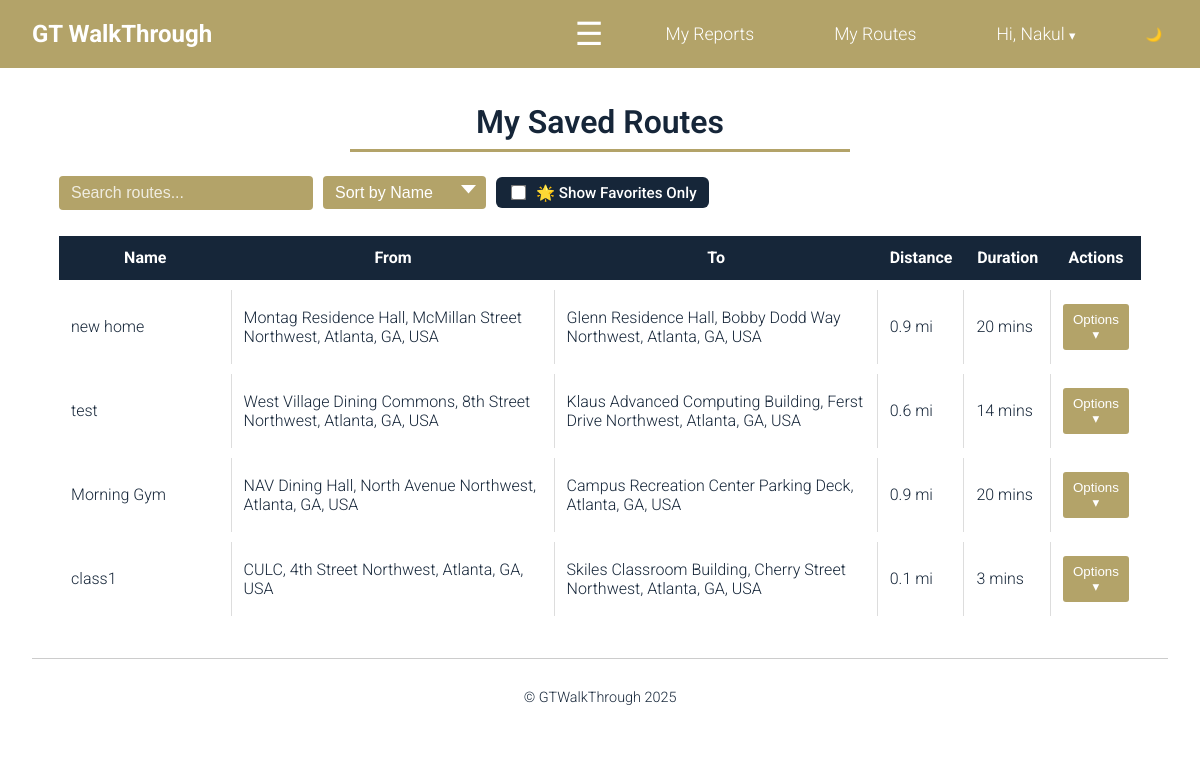
/my_routes/ (signed in), run on the app's committed database.
### gtwt_app/models.py (models this page shows, shortened)
class SavedRoute(models.Model):
    user          = models.ForeignKey(User, on_delete=models.CASCADE, related_name='saved_routes')
    name          = models.CharField(max_length=100)
    origin        = models.CharField(max_length=255)
    destination   = models.CharField(max_length=255)
    travel_mode   = models.CharField(max_length=20)
    steps         = models.JSONField()
    distance_text = models.CharField(max_length=50)
    duration_text = models.CharField(max_length=50)
    created_at    = models.DateTimeField(auto_now_add=True)
    is_favorite = models.BooleanField(default=False)

### gtwt_app/views.py (the view)
# urls.py: path('my_routes/', views.my_routes, name='my_routes'),
@login_required
def my_routes(request):
    routes = SavedRoute.objects.filter(user=request.user).order_by('-is_favorite', '-created_at')
    for r in routes:
        if r.steps:
            r.steps_json = json.dumps(r.steps, cls=DjangoJSONEncoder).replace('"', '&quot;')
        else:
            r.steps_json = "[]" #fallback
    return render(request, 'my_routes.html', {'routes': routes})

### gtwt_app/templates/my_routes.html (shortened to what this page needs)
{% extends "base.html" %}
{% load static %}
 {% block content %}
<div style="padding: 0 1rem">
  <h2 class="page-heading">My Saved Routes</h2>
  {% if routes %}
  <div class="table-wrapper">
    <div class="search-sort-container">
      <input type="text" id="searchInput" placeholder="Search routes..." />
      <select id="sortSelect">
        <option value="name">Sort by Name</option>
      </select>
      <label
        for="favoritesOnlyToggle"
        style="
          display: flex;
          align-items: center;
          gap: 8px;
          padding: 6px 12px;
          border-radius: 6px;
          background-color: var(--clr-GT-blue);
          color: white;
          cursor: pointer;
          font-weight: 500;
          font-size: 0.95rem;
          user-select: none;
        "
      >
        <input
          type="checkbox"
          id="favoritesOnlyToggle"
          style="
            transform: scale(1.2);
            accent-color: var(--clr-GT-gold);
            cursor: pointer;
          "
        />
        🌟 Show Favorites Only
      </label>
    </div>
    <table class="route-table" id="routesTable">
      <thead>
        <tr>
          <th style="width: 16%">Name</th>
          <th style="width: 30%">From</th>
          <th style="width: 30%">To</th>
          <th style="width: 8%">Distance</th>
          <th style="width: 8%">Duration</th>
          <th style="width: 8%">Actions</th>
        </tr>
      </thead>
      <tbody>
        {% for r in routes %}
        <tr data-route-id="{{ r.id }}">
          <td>
            <span class="route-name">{{ r.name }}</span>
          </td>
          <td>{{ r.origin }}</td>
          <td>{{ r.destination }}</td>
          <td class="distance">{{ r.distance_text }}</td>
          <td class="duration">{{ r.duration_text }}</td>
          <td>
            <div class="dropdown-wrapper">
              <button class="route-btn actions-dropdown-btn">Options ▾</button>
            </div>
          </td>
        </tr>
        {% endfor %}
      </tbody>
    </table>
  </div>
  {% else %}
  <p>You haven’t saved any routes yet.</p>
  {% endif %} {% endblock %}

### gtwt_app/templates/base.html (shortened to what this page needs)
<!DOCTYPE html>
<html lang="en">
  <head>
    {% load static %}
    <link rel="stylesheet" href="{% static 'css/style.css' %}" />
  </head>
  <body>
    <header>
      <nav class="navbar">
        <div style="display: flex; align-items: center; gap: 0.5rem">
          <a
            href="{% url 'home' %}"
            class="navbar-brand"
            style="
              color: white;
              text-decoration: none;
              font-weight: bold;
              font-size: 1.5rem;
            "
          >
            GT WalkThrough
          </a>
        </div>
        <button
          id="hamburger"
          style="
            background: none;
            border: none;
            color: white;
            font-size: 2rem;
            cursor: pointer;
          "
        >
          &#9776;
        </button>
        <ul
          class="nav-links"
          id="nav-links"
          style="list-style: none; margin: 0; align-items: center"
        >
          {% if user.is_authenticated %}
          <li>
            <a href="{% url 'my_reports' %}" class="nav-link-spacious"
              >My Reports</a
            >
          </li>
          <li>
            <a href="{% url 'my_routes' %}" class="nav-link-spacious"
              >My Routes</a
            >
          </li>
          <li style="position: relative; list-style: none">
            <a
              href="#"
              id="dropdownButton"
              style="
                color: white;
                text-decoration: none;
                padding: 0.5rem 1rem;
                display: inline-block;
                border-radius: 5px;
              "
            >
              Hi, {{ user.first_name }}
              <span style="font-size: 0.8rem">&#9662;</span>
            </a>
          </li>
          <button
            id="theme-toggle"
            style="
              cursor: pointer;
              background: none;
              border: none;
              color: white;
            "
          >
          </button>
          {% endif %}
        </ul>
      </nav>
    </header>
    <div class="content">
      {% block content %}{% endblock %}
    </div>
    <footer>
      <p>&copy; GTWalkThrough 2025</p>
    </footer>
  </body>
</html>

### gtwt_app/static/css/style.css (style rules this page uses)
:root { --clr-GT-blue: #162639; --clr-GT-gold: #B3A369; --clr-GT-gold-dark: #8f7b43; --clr-nav: var(--clr-GT-gold); --clr-bg: white; --clr-text: #162639; --fs-base: 1rem; --fs-lg: 1.5rem; --fs-xl: 2rem; --space-sm: 0.5rem; --space-md: 1rem; --space-lg: 2rem; }
body { font-family: "Roboto", sans-serif; margin: 0; padding: 0; background-color: var(--clr-bg); color: var(--clr-text); font-weight: 300; }
header { background-color: var(--clr-nav); padding: 0.5rem 0; }
nav { display: flex; justify-content: space-between; align-items: center; padding: 0 2rem; height: 20px; background-color: var(--clr-nav); }
.navbar { background-color: var(--clr-nav, #B3A369); padding: 1rem 2rem; display: flex; align-items: center; justify-content: space-between; }
.navbar-brand { font-size: 1.5rem; font-weight: bold; color: var(--clr-text); text-decoration: none; }
.nav-links a { color: white; text-decoration: none; font-size: 1.1rem; margin-right: 1rem; transition: background-color 0.3s ease; }
.nav-link-spacious { color: white; text-decoration-color: white; padding: 0.5rem 1rem; display: inline-block; transition: background-color 0.3s ease; }
#hamburger { display: none; }
.nav-link-spacious { color: var(--clr-text); text-decoration: none; padding: 0.5rem 1rem; display: inline-block; transition: background-color 0.3s ease; border-radius: 5px; }
#nav-links { display: flex; flex-direction: row; gap: 2rem; margin: 0; align-items: center; }
.content { padding: 0.5rem 2rem 2rem 2rem; }
.page-heading { font-size: 2rem; font-weight: 600; text-align: center; color: var(--clr-GT-blue); border-bottom: 3px solid var(--clr-GT-gold); padding-bottom: 0.5rem; margin-bottom: 1.5rem; max-width: 500px; margin-left: auto; margin-right: auto; }
footer { background-color: var(--clr-bg); padding: 1rem 0; margin-top: 2rem; text-align: center; font-size: 0.9rem; color: var(--clr-text); border-top: 1px solid #ccc; }
#nav-links { display: flex; flex-direction: row; align-items: center; gap: 2rem; margin: 0; }
#hamburger { display: flex; margin-left: auto; font-size: 2rem; background: none; border: none; color: var(--clr-text); cursor: pointer; }
html, body { height: 100%; margin: 0; display: flex; flex-direction: column; }
.content { flex: 1; }

### gtwt_app/templates/my_routes.html (style rules this page uses)
.route-btn { background-color: #b3a369; border: 0px solid; color: white; padding: 8px; border-radius: 3px; }
.search-sort-container { gap: 10px; display: flex; margin: 0 auto 1rem auto; align-items: center; justify-content: flex-start; width: 98%; }
.search-sort-container input, .search-sort-container select { box-sizing: border-box; }
#searchInput, #sortSelect { padding: 8px 12px; border: none; border-radius: 4px; background-color: #b3a369; color: white; font-size: 1rem; }
#searchInput { flex: none; min-width: 254px; }
#sortSelect { padding: 8px 12px; border: none; border-radius: 4px; background-color: #b3a369; color: white; font-size: 1rem; width: 163px; appearance: none; background-repeat: no-repeat; background-position: right 10px center; background-size: 15px; cursor: pointer; }
#searchInput::placeholder { color: white; opacity: 0.8; }
table.route-table { width: 98%; margin: auto; border-collapse: separate; border-spacing: 0 10px; }
table.route-table th { background-color: #162639; color: white; padding: 12px; border-bottom: 1px solid #162639; }
table.route-table td { background-color: white; padding: 14px 12px; vertical-align: middle; border-right: 1px solid #ddd; }
table.route-table td:last-child { border-right: none; }
.table-wrapper { width: 100%; margin: 0 auto; }
.dropdown-wrapper { position: relative; display: inline-block; }
.actions-dropdown-btn { background-color: #b3a369; color: white; border: none; padding: 8px 10px; border-radius: 3px; cursor: pointer; }

### data on the page
SavedRoute: name "new home", origin "Montag Residence Hall, McMillan Street Northwest, Atlanta, GA, USA", destination "Glenn Residence Hall, Bobby Dodd Way Northwest, Atlanta, GA, USA", distance_text "0.9 mi", duration_text "20 mins"
SavedRoute: name "test", origin "West Village Dining Commons, 8th Street Northwest, Atlanta, GA, USA", destination "Klaus Advanced Computing Building, Ferst Drive Northwest, Atlanta, GA, USA", distance_text "0.6 mi", duration_text "14 mins"
SavedRoute: name "Morning Gym", origin "NAV Dining Hall, North Avenue Northwest, Atlanta, GA, USA", destination "Campus Recreation Center Parking Deck, Atlanta, GA, USA", distance_text "0.9 mi", duration_text "20 mins"
SavedRoute: name "class1", origin "CULC, 4th Street Northwest, Atlanta, GA, USA", destination "Skiles Classroom Building, Cherry Street Northwest, Atlanta, GA, USA", distance_text "0.1 mi", duration_text "3 mins"

### other printed values
{{ user.first_name }} "Nakul"
